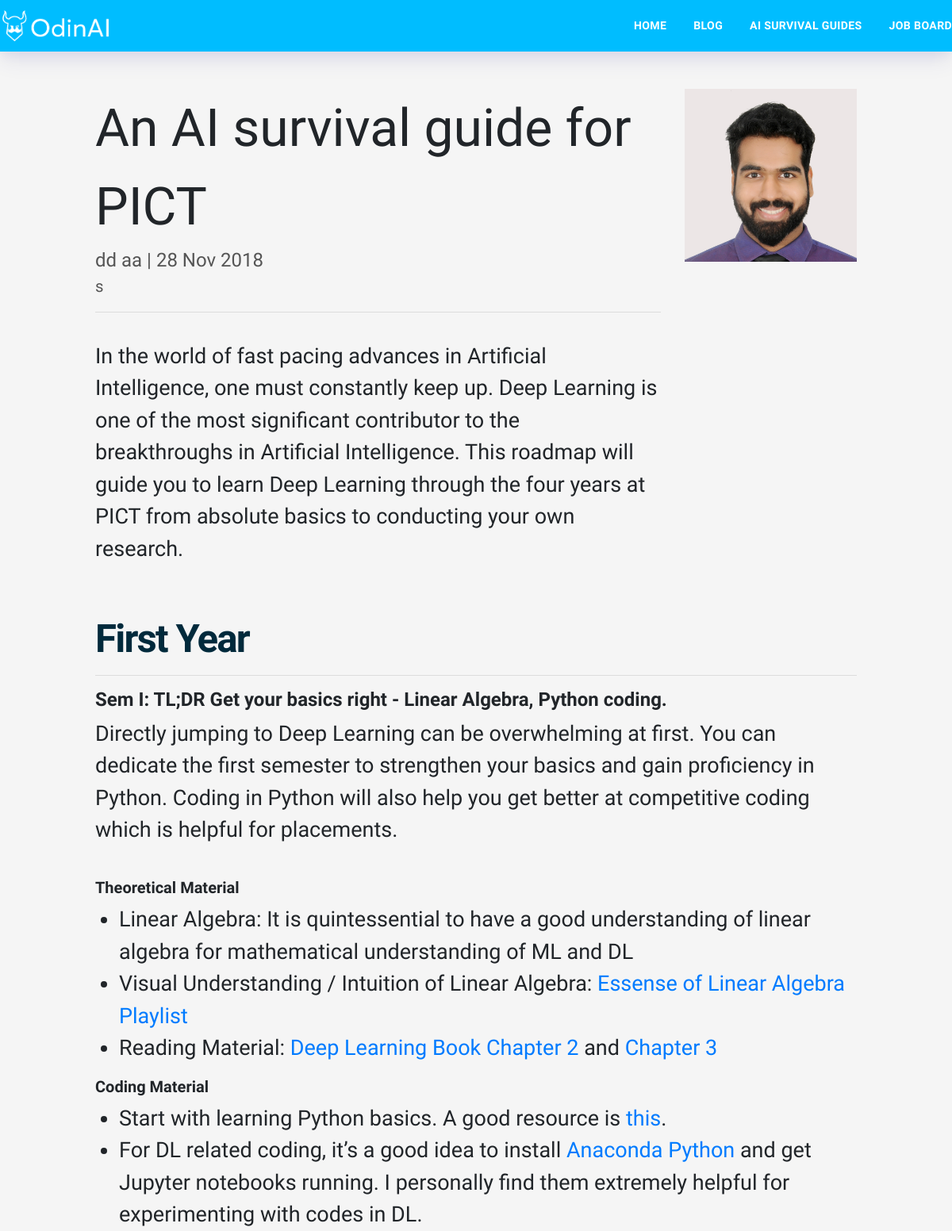
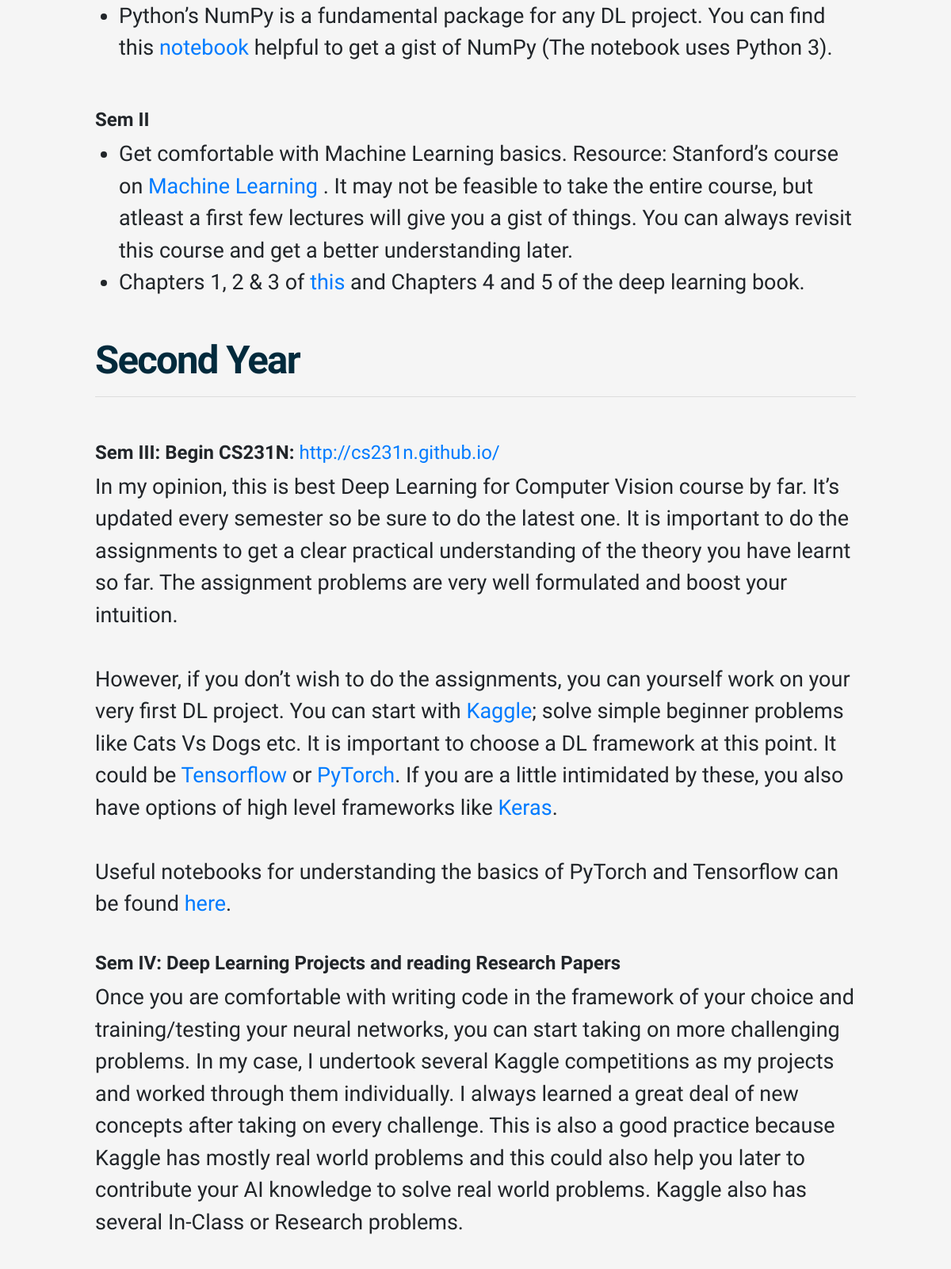
/college/1 (upper part), run on the app's committed database (2 pictures, top to bottom).
### college/models.py (models this page shows, shortened)
class CollegePosts(models.Model):
    cposttitle = models.CharField(max_length = 200)
    cpostsummary = models.TextField(null=True)
    cpostcontent = models.TextField(null=True)
    ccreated_at = models.DateTimeField(default = datetime.now, blank = True)
    cimage = models.ImageField(blank=True,null=True, upload_to="collegeposts/")
    cauthorfirstname = models.CharField(max_length = 200,null=True)
    cauthorlastname = models.CharField(max_length = 200,null=True)
    cauthorbg = models.TextField(null=True)
    cauthordesignation = models.TextField(null=True)
    cauthorcontact = models.TextField(null=True)
    class Meta:
        verbose_name_plural = "CollegePosts"

### college/views.py (the view)
# urls.py: url(r'^(?P<pk>\d+)$', views.cpostDetail, name="cpostDetail")
def cpostDetail(request, pk):
    CPosts = CollegePosts.objects.get(pk=pk)
    context = {
        'CPosts': CPosts
    }
    return render(request, 'college/collegeDetail.html', context)

### college/templates/college/collegeDetail.html (shortened to what this page needs)
{% load static %}
{% block content %}
<!DOCTYPE html>
<html lang="en" dir="ltr">
<head>
    <link rel="stylesheet" href="https://use.fontawesome.com/releases/v5.5.0/css/all.css">
    <link rel="stylesheet" href="https://stackpath.bootstrapcdn.com/bootstrap/4.1.3/css/bootstrap.min.css">
    <link rel="stylesheet" type="text/css" media="screen" href="{% static 'css/main.css' %}" />
    <link rel="stylesheet" type="text/css" media="screen" href="{% static 'css/compiled/style.min.css' %}" />
</head>
<body>
    <nav class="main_nav nav-active">
        <div class="main_nav_holder">
            <div class="container">
                <div class="row align-items-center">
                    <div class="col-md-3">
                        <a href="{% url 'index'  %}" class="main_nav_holder--img">
                            <img src="{% static 'images/odinai-transparent.png' %}" class="img-fluid" alt="OdinAI">
                        </a>
                    </div>
                    <div class="col-md-9">
                        <div class="main_nav_holder_links">
                            <ul>
                                <li><a href="{% url 'index'  %}">Home</a></li>
                                <li><a href="{% url 'blog'  %}">Blog</a></li>
                                <li><a href="{% url 'collegeblog' %}">AI Survival Guides</a></li>
                                <li><a href="{% url 'job'  %}">Job Board</a></li>
                            </ul>
                        </div>
                    </div>
                </div>
            </div>
        </div>
    </nav>
    <main>
        <div class="py-5"></div>
        <div class="py-md-2"></div>
            <div class="container max-960">
                <div class="row">
                    <div class="col-md-9 col-12">
                        <div class="postTitlexl">{{CPosts.cposttitle}}</div>
                        <div class="AuthorDetails">{{CPosts.cauthorfirstname}} {{CPosts.cauthorlastname}} | {{CPosts.ccreated_at|date:"d M Y"}}</div>
                            <div class="AuthorDesignation">{{CPosts.cauthordesignation}}</div>
                             <hr/>
                        <div class="postDescriptionxl">{{CPosts.cpostsummary}}</div>
                    </div>
                    <div class="col-md-3 col-12">
                            <div class="postImagexl">
                                <img src="/media/{{CPosts.cimage}}" class="img-fluid" id="postImageID"/>
                            </div>
                    </div>
                </div>
                <div class="row pt-3">
                    <div class="col-12 postContent">{{CPosts.cpostcontent | safe}}</div>
                </div>
            </div>
    </main>
</body>
</html>
{% endblock %}

### static/css/main.css (style rules this page uses)
html, body { font-family: 'Ubuntu', sans-serif; background: #F5F5F5; width: 100%; max-width: 100%; height: 100%; padding: 0; margin: 0; }
a, a:visited, a:hover { transition: 0.2s; text-decoration: none; }
*, *:before, *:after { margin: 0; padding: 0; box-sizing: border-box; -webkit-box-sizing: border-box; -webkit-touch-callout: none; -webkit-text-size-adjust: none; -webkit-tap-highlight-color: rgba(0,0,0,0); -webkit-user-select: none; }
.container { position: relative; margin: 0 auto; width: 100%; max-width: 1256px; padding: 0; }
nav { position: relative; width: 100%; max-width: 100%; margin: 0 auto; display: flex; align-items: center; justify-content: center; flex-flow: row wrap; }
nav ul { position: relative; padding: 0 0; margin: 0 0; width: 100%; max-width: 100%; list-style-type: none; }
nav li { display: block; color: #919191; font-size: 0.88em; margin: 6px 0; font-weight: 400; letter-spacing: 0.025em; }
h1 { margin: 48px 0 12px 0; font-size: 1.82em; letter-spacing: -0.036em; font-weight: 500; color: #012a3c; }
#postImageID { width: 100%; }
.postTitlexl { padding-top: 0em; font-size: 3.5vmin; font-weight: 500; }
.postDescriptionxl { padding-top: 0.7em; font-size: 2vmin; }
.postImagexl { padding-top: 0em; }
.AuthorDetails { font-size: 2vmin; font-weight: 500; }
.AuthorDesignation { font-size: 1.7vmin; }
.postContent { font-size: 2vmin; }

### college/templates/college/collegeDetail.html (style rules this page uses)
.postTitlexl { padding-top: 0em; font-size: 5.5vmin; font-weight: 500; }
.postDescriptionxl { padding-top: 0.7em; font-size: 2.25vmin; }
.postImagexl { padding-top: 0em; }
.AuthorDetails { font-size: 2vmin; font-weight: 500; color: #555555; }
.AuthorDesignation { color: #555555; font-size: 1.7vmin; }
.postContent { font-size: 2.25vmin; }
.postContent ul { padding-left: 30px; }

### data on the page
CollegePosts: cposttitle "An AI survival guide for PICT", cauthorfirstname "dd", cauthorlastname "aa", ccreated_at "28 Nov 2018", cauthordesignation "s", cpostsummary "In the world of fast pacing advances in Artificial Intelligence, one must constantly keep up. Deep Learning is one of the most significant contributor to the breakthroughs in Artificial Intelligence. This roadmap will guide you to learn Deep Learning through the four years at PICT from absolute basics to conducting your own research.", cimage (picture), cpostcontent "First Year Sem I: TL;DR Get your basics right - Linear Algebra, Python coding. Directly jumping to Deep Learning can be overwhelming at first. You can dedicate the first semester to strengthen your basics and gain proficiency in Python. Coding in Python will also help you get better at competitive coding which is helpful for placements. Theoretical Material Linear Algebra: It is quintessential to have a good understanding of linear algebra for mathematical understanding of ML and DL Visual Understanding / Intuition of Linear Algebra: Essense of Linear Algebra Playlist Reading Material: Deep Learning Book Chapter 2 and Chapter 3 Coding Material Start with learning Python basics. A good…"
